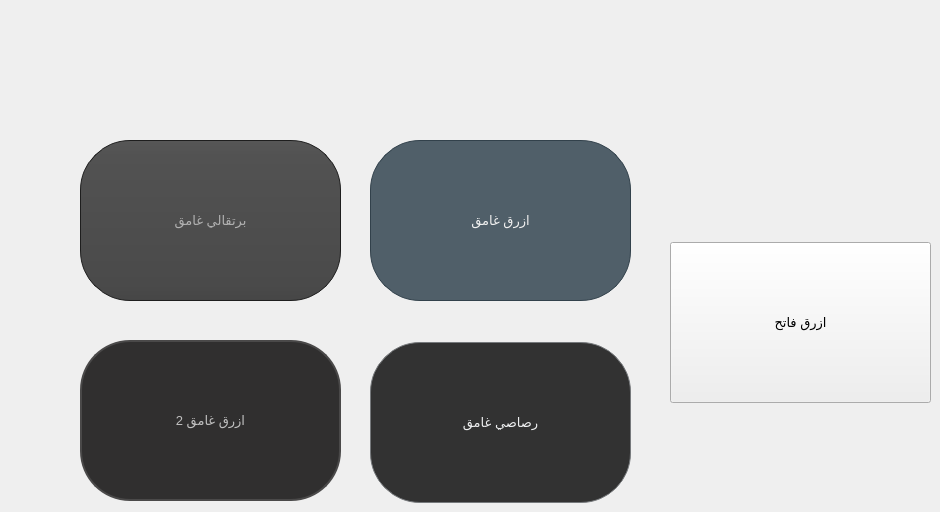
      <widget class="QWidget" name="tab_14">
       <attribute name="title">
        <string>الشكل</string>
       </attribute>
       <widget class="QPushButton" name="pushButton_9">
        <property name="geometry">
         <rect>
          <x>80</x>
          <y>140</y>
          <width>261</width>
          <height>161</height>
         </rect>
        </property>
        <property name="font">
         <font>
          <pointsize>10</pointsize>
         </font>
        </property>
        <property name="cursor">
         <cursorShape>PointingHandCursor</cursorShape>
        </property>
        <property name="styleSheet">
         <string notr="true">QPushButton
{
    color: #b1b1b1;
    background-color: QLinearGradient( x1: 0, y1: 0, x2: 0, y2: 1, stop: 0 #565656, stop: 0.1 #525252, stop: 0.5 #4e4e4e, stop: 0.9 #4a4a4a, stop: 1 #464646);
    border-width: 1px;
    border-color: #1e1e1e;
    border-style: solid;
    border-radius: 50px;
    padding: 3px;
    padding-left: 5px;
    padding-right: 5px;
    min-width: 40px;
}

QPushButton:pressed
{
    background-color: QLinearGradient( x1: 0, y1: 0, x2: 0, y2: 1, stop: 0 #2d2d2d, stop: 0.1 #2b2b2b, stop: 0.5 #292929, stop: 0.9 #282828, stop: 1 #252525);
}

QPushButton:hover
{
    border: 2px solid QLinearGradient( x1: 0, y1: 0, x2: 0, y2: 1, stop: 0 #ffa02f, stop: 1 #d7801a);
}
</string>
        </property>
        <property name="text">
         <string>برتقالي غامق</string>
        </property>
       </widget>
       <widget class="QPushButton" name="pushButton_11">
        <property name="geometry">
         <rect>
          <x>370</x>
          <y>342</y>
          <width>261</width>
          <height>161</height>
         </rect>
        </property>
        <property name="font">
         <font>
          <family>Segoe UI</family>
          <pointsize>10</pointsize>
         </font>
        </property>
        <property name="cursor">
         <cursorShape>PointingHandCursor</cursorShape>
        </property>
        <property name="styleSheet">
         <string notr="true">QPushButton
{
    color: #eff0f1;
    background-color: #323232;
    border-width: 1px;
    border-color: #76797C;
    border-style: solid;
    padding: 5px;
    border-radius: 0px;
    outline: none;
    border-radius:50px;
}

QPushButton:disabled
{
    background-color: #323232;
    border-width: 1px;
    border-color: #454545;
    border-style: solid;
    padding-top: 5px;
    padding-bottom: 5px;
    padding-left: 10px;
    padding-right: 10px;
    border-radius: 2px;
    color: #454545;
}

QPushButton:focus {
    background-color: #D1DBCB;
    color: black;
}

QPushButton:pressed
{
    color: black;
    background-color: #D1DBCB;
    padding-top: -15px;
    padding-bottom: -17px;
}

QComboBox
{
    selection-background-color: #D1DBCB;
    background-color: #31363B;
    border-style: solid;
    border: 1px solid #76797C;
    border-radius: 2px;
    padding: 5px;
    min-width: 75px;
}

QPushButton:checked{
    background-color: #76797C;
    border-color: #6A6969;
}

</string>
        </property>
        <property name="text">
         <string>رصاصي غامق</string>
        </property>
       </widget>
       <widget class="QPushButton" name="pushButton_13">
        <property name="geometry">
         <rect>
          <x>370</x>
          <y>140</y>
          <width>261</width>
          <height>161</height>
         </rect>
        </property>
        <property name="font">
         <font>
          <family>Segoe UI</family>
          <pointsize>10</pointsize>
         </font>
        </property>
        <property name="cursor">
         <cursorShape>PointingHandCursor</cursorShape>
        </property>
        <property name="styleSheet">
         <string notr="true">/* QPushButton ------------------------------------------------------------ */

QPushButton {
    background-color: #505F69 ;
    border: 1px solid #32414B;
    color: #F0F0F0;
    border-radius: 4px;
    padding: 3px;
    outline: none;
    border-radius:50px;
}

QPushButton:disabled {
    background-color: #32414B;
    border: 1px solid #32414B;
    color: #787878;
    border-radius: 4px;
    padding: 3px;
}


QPushButton:checked {
    background-color: #32414B;
    border: 1px solid #32414B;
    border-radius: 4px;
    padding: 3px;
    outline: none;
}

QPushButton:checked:disabled {
    background-color: #19232D;
    border: 1px solid #32414B;
    color: #787878;
    border-radius: 4px;
    padding: 3px;
    outline: none;
}

QPushButton::menu-indicator {
    subcontrol-origin: padding;
    subcontrol-position: bottom right;
    bottom: 4px;
}

QPushButton:pressed {
    background-color: #19232D;
    border: 1px solid #19232D;
}

QPushButton:hover,
QPushButton:checked:hover{
    border: 1px solid #148CD2;
    color: #F0F0F0;
}

QPushButton:selected,
QPushButton:checked:selected{
    background: #1464A0;
    color: #32414B;
}

/* QToolButton ------------------------------------------------------------ */

QToolButton {
    background-color: transparent;
    border: 1px solid #32414B;
    border-radius: 4px;
    margin: 0px;
    padding: 2px;
}

QToolButton:checked {
    background-color: #19232D;
    border: 1px solid #19232D;
}

QToolButton:disabled {
    border: 1px solid #32414B;
}

QToolButton:hover,
QToolButton:checked:hover{
    border: 1px solid #148CD2;
}

/* the subcontrols below are used only in the MenuButtonPopup mode */

QToolButton[popupMode=&quot;1&quot;] {
    padding: 2px;
    padding-right: 12px;     /* only for MenuButtonPopup */
    border: 1px solid #32414B;   /* make way for the popup button */
    border-radius: 4px;
}

/* The subcontrol below is used only in the InstantPopup or DelayedPopup mode */

QToolButton[popupMode=&quot;2&quot;] {
    padding: 2px;
    padding-right: 12px;      /* only for InstantPopup */
    border: 1px solid #32414B;    /* make way for the popup button */
}

QToolButton::menu-button {
    padding: 2px;
    border-radius: 4px;
    border: 1px solid #32414B;
    border-top-right-radius: 4px;
    border-bottom-right-radius: 4px;
    /* 16px width + 4px for border = 20px allocated above */
    width: 16px;
    outline: none;
}

QToolButton::menu-button:hover,
QToolButton::menu-button:checked:hover {
    border: 1px solid #148CD2;
}

QToolButton::menu-indicator {
    image: url(:/qss_icons/rc/down_arrow.png);
    top: -8px;     /* shift it a bit */
    left: -4px;    /* shift it a bit */
}

QToolButton::menu-arrow {
    image: url(:/qss_icons/rc/down_arrow.png);
}

QToolButton::menu-arrow:open {
    border: 1px solid #32414B;
}

/* QCommandLinkButton ----------------------------------------------------- */

QCommandLinkButton {
    background-color: transparent;
    border: 1px solid #32414B;
    color: #F0F0F0;
    border-radius: 4px;
    padding: 0px;
    margin: 0px;
}

QCommandLinkButton:disabled {
    background-color: transparent;
    color: #787878;
}
</string>
        </property>
        <property name="text">
         <string>ازرق غامق</string>
        </property>
       </widget>
       <widget class="QPushButton" name="pushButton_14">
        <property name="geometry">
         <rect>
          <x>80</x>
          <y>340</y>
          <width>261</width>
          <height>161</height>
         </rect>
        </property>
        <property name="font">
         <font>
          <family>Segoe UI</family>
          <pointsize>10</pointsize>
         </font>
        </property>
        <property name="cursor">
         <cursorShape>PointingHandCursor</cursorShape>
        </property>
        <property name="styleSheet">
         <string notr="true">QPushButton
{
    color: silver;
    background-color: #302F2F;
    border-width: 2px;
    border-color: #4A4949;
    border-style: solid;
    padding-top: 2px;
    padding-bottom: 2px;
    padding-left: 10px;
    padding-right: 10px;
    border-radius: 4px;
    /* outline: none; */
    /* min-width: 40px; */
    border-radius:50px;
}

QPushButton:disabled
{
    background-color: #302F2F;
    border-width: 2px;
    border-color: #3A3939;
    border-style: solid;
    padding-top: 2px;
    padding-bottom: 2px;
    padding-left: 10px;
    padding-right: 10px;
    /*border-radius: 2px;*/
    color: #808080;
}

QPushButton:focus {
    background-color: #3d8ec9;
    color: white;
}



QPushButton:checked{
    background-color: #4A4949;
    border-color: #6A6969;
}

QPushButton:hover {
    border: 3px solid #78879b;
    color: silver;
}
</string>
        </property>
        <property name="text">
         <string>ازرق غامق 2</string>
        </property>
       </widget>
       <widget class="QPushButton" name="pushButton_15">
        <property name="geometry">
         <rect>
          <x>670</x>
          <y>242</y>
          <width>261</width>
          <height>161</height>
         </rect>
        </property>
        <property name="font">
         <font>
          <family>Segoe UI</family>
          <pointsize>10</pointsize>
         </font>
        </property>
        <property name="cursor">
         <cursorShape>PointingHandCursor</cursorShape>
        </property>
        <property name="styleSheet">
         <string notr="true"/>
        </property>
        <property name="text">
         <string>ازرق فاتح</string>
        </property>
       </widget>
      </widget>
